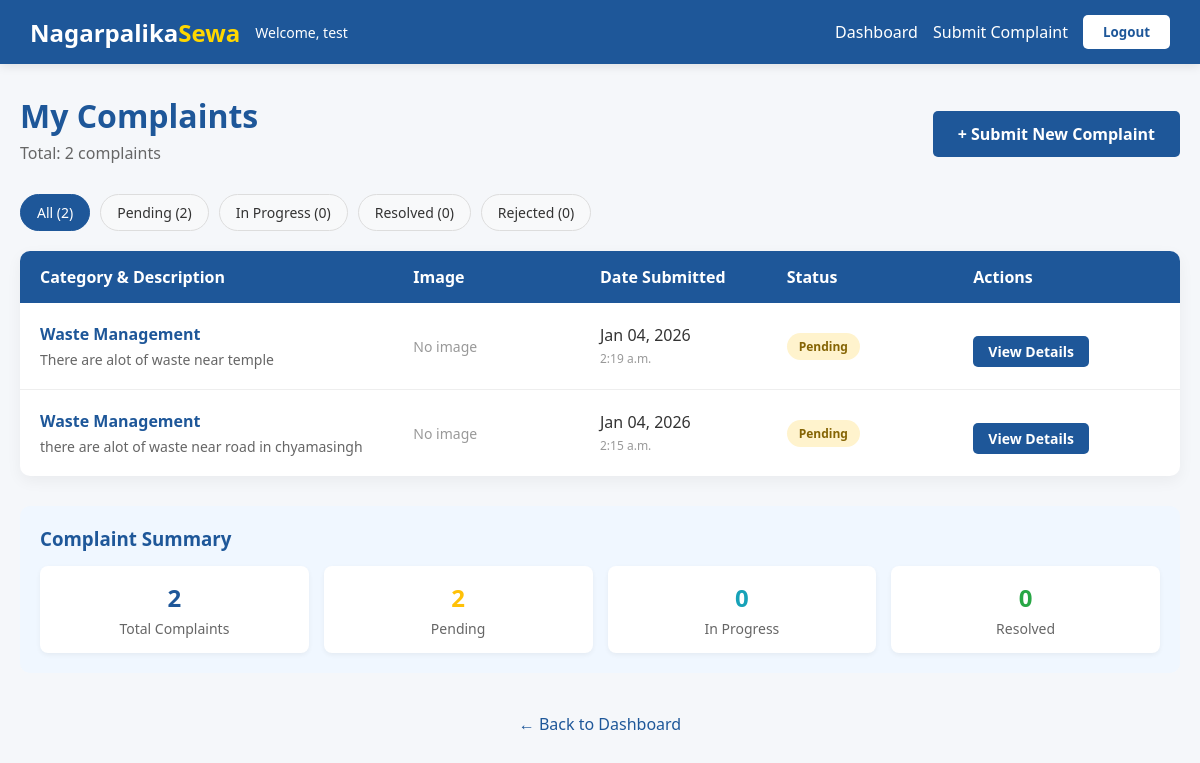
The app's page /my_complaint/ (signed in), older data.
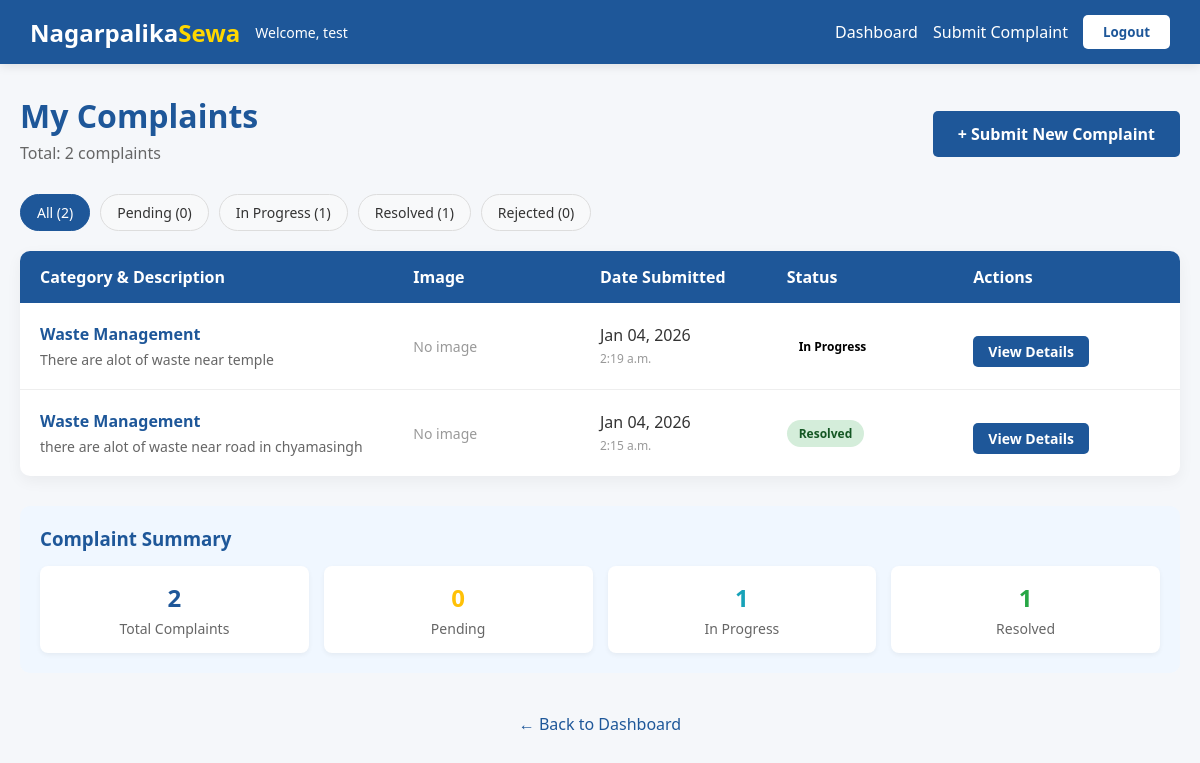
The same page, newer data.
### main/models.py (models this page shows)
class Complaint(models.Model):
    STATUS_CHOICES = [
        ('PENDING', 'Pending'),
        ('IN_PROGRESS', 'In Progress'),
        ('RESOLVED', 'Resolved'),
        ('REJECTED', 'Rejected'),
    ]
    user = models.ForeignKey(User, on_delete=models.CASCADE)
    category = models.CharField(max_length=100)
    description = models.TextField()
    image = models.ImageField(upload_to='complaints/', blank=True, null=True)
    status = models.CharField(max_length=20, choices=STATUS_CHOICES, default='PENDING')
    created_at = models.DateTimeField(auto_now_add=True)

### main/views.py (the view)
# urls.py: path('my_complaint/', views.my_complaint, name='my_complaint'),
@login_required
def my_complaint(request):
    complaints = Complaint.objects.filter(user=request.user).order_by('-created_at')
    status_filter = request.GET.get('status', None)
    if status_filter:
        complaints = complaints.filter(status=status_filter)
    total_count = Complaint.objects.filter(user=request.user).count()
    pending_count = Complaint.objects.filter(user=request.user, status='PENDING').count()
    in_progress_count = Complaint.objects.filter(user=request.user, status='IN_PROGRESS').count()
    resolved_count = Complaint.objects.filter(user=request.user, status='RESOLVED').count()
    rejected_count = Complaint.objects.filter(user=request.user, status='REJECTED').count()
    context = {
        'complaints': complaints,
        'status_filter': status_filter,
        'total_count': total_count,
        'pending_count': pending_count,
        'in_progress_count': in_progress_count,
        'resolved_count': resolved_count,
        'rejected_count': rejected_count,
    }
    return render(request, 'my_complaint.html', context)

### templates/my_complaint.html (shortened to what the changed rows need)
{% load static %}
<!DOCTYPE html>
<html lang="en">
<head>
    <link rel="stylesheet" href="{% static '../static/dashboard.css' %}">
    <link rel="stylesheet" href="{% static '../static/my_complaint.css' %}">
</head>
<body>
    <div class="container">
        <div class="page-header">
            <div>
                <h1>My Complaints</h1>
            </div>
        </div>
        <div class="filter-options">
            <button class="filter-btn {% if not status_filter %}active{% endif %}" onclick="window.location.href='{% url 'my_complaint' %}'">
                All ({{ total_count }})
            </button>
            <button class="filter-btn {% if status_filter == 'PENDING' %}active{% endif %}" onclick="window.location.href='{% url 'my_complaint' %}?status=PENDING'">
                Pending ({{ pending_count }})
            </button>
            <button class="filter-btn {% if status_filter == 'IN_PROGRESS' %}active{% endif %}" onclick="window.location.href='{% url 'my_complaint' %}?status=IN_PROGRESS'">
                In Progress ({{ in_progress_count }})
            </button>
            <button class="filter-btn {% if status_filter == 'RESOLVED' %}active{% endif %}" onclick="window.location.href='{% url 'my_complaint' %}?status=RESOLVED'">
                Resolved ({{ resolved_count }})
            </button>
            <button class="filter-btn {% if status_filter == 'REJECTED' %}active{% endif %}" onclick="window.location.href='{% url 'my_complaint' %}?status=REJECTED'">
                Rejected ({{ rejected_count }})
            </button>
        </div>
        {% if complaints %}
            <div class="complaints-table">
                <div class="table-header">
                    <div>Category & Description</div>
                    <div>Image</div>
                    <div>Date Submitted</div>
                    <div>Status</div>
                    <div>Actions</div>
                </div>
                {% for complaint in complaints %}
                <div class="table-row">
                    <div class="table-cell" data-label="Complaint">
                        <strong>{{ complaint.category }}</strong>
                        <p>{{ complaint.description|truncatechars:100 }}</p>
                    </div>
                    <div class="table-cell" data-label="Image">
                        {% if complaint.image %}
                            <img src="{{ complaint.image.url }}" alt="Complaint Image" class="complaint-image-thumb">
                        {% else %}
                            <span class="no-image-text">No image</span>
                        {% endif %}
                    </div>
                    <div class="table-cell" data-label="Date">
                        <div class="date-main">{{ complaint.created_at|date:"M d, Y" }}</div>
                        <small class="date-time">{{ complaint.created_at|time }}</small>
                    </div>
                    <div class="table-cell" data-label="Status">
                        <span class="status-badge status-{{ complaint.status|lower }}">
                            {{ complaint.get_status_display }}
                        </span>
                    </div>
                    <div class="table-cell" data-label="Actions">
                        <a href="{% url 'complaint_detail' complaint.id %}" class="action-btn">View Details</a>
                    </div>
                </div>
                {% endfor %}
            </div>
            <div class="summary-section">
                <h3>Complaint Summary</h3>
                <div class="stats-grid">
                    <div class="stat-box stat-total">
                        <div class="stat-number">{{ total_count }}</div>
                        <div class="stat-label">Total Complaints</div>
                    </div>
                    <div class="stat-box stat-pending">
                        <div class="stat-number">{{ pending_count }}</div>
                        <div class="stat-label">Pending</div>
                    </div>
                    <div class="stat-box stat-progress">
                        <div class="stat-number">{{ in_progress_count }}</div>
                        <div class="stat-label">In Progress</div>
                    </div>
                    <div class="stat-box stat-resolved">
                        <div class="stat-number">{{ resolved_count }}</div>
                        <div class="stat-label">Resolved</div>
                    </div>
                </div>
            </div>
        {% endif %}
    </div>
</body>
</html>

Row changes from the older to the newer data that the page shows:
changed Complaint "There are alot of waste near temple": status "Pending" → "In Progress"
changed Complaint "there are alot of waste near road in chyamasingh": status "Pending" → "Resolved"
Text that changed along with them:
{{ pending_count }}: "2" → "0"
{{ in_progress_count }}: "0" → "1"
{{ resolved_count }}: "0" → "1"
